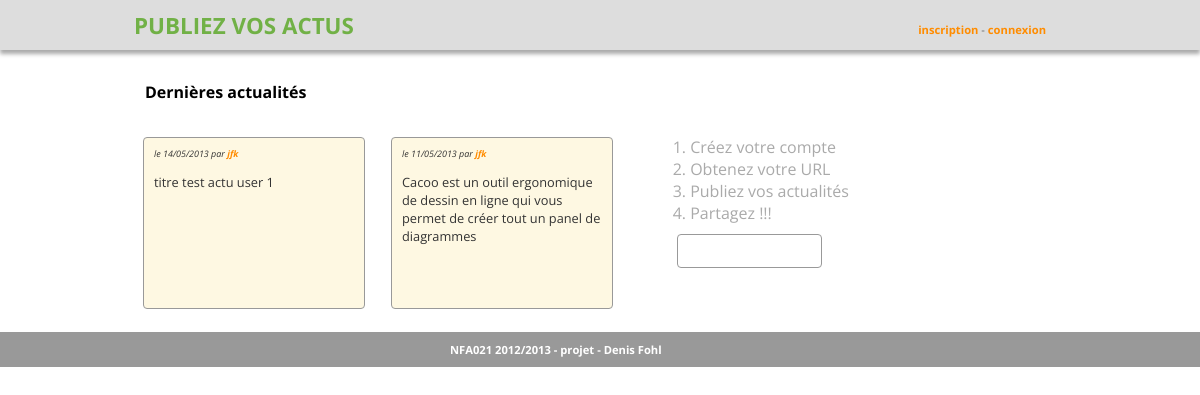
Before: / with the older database file.
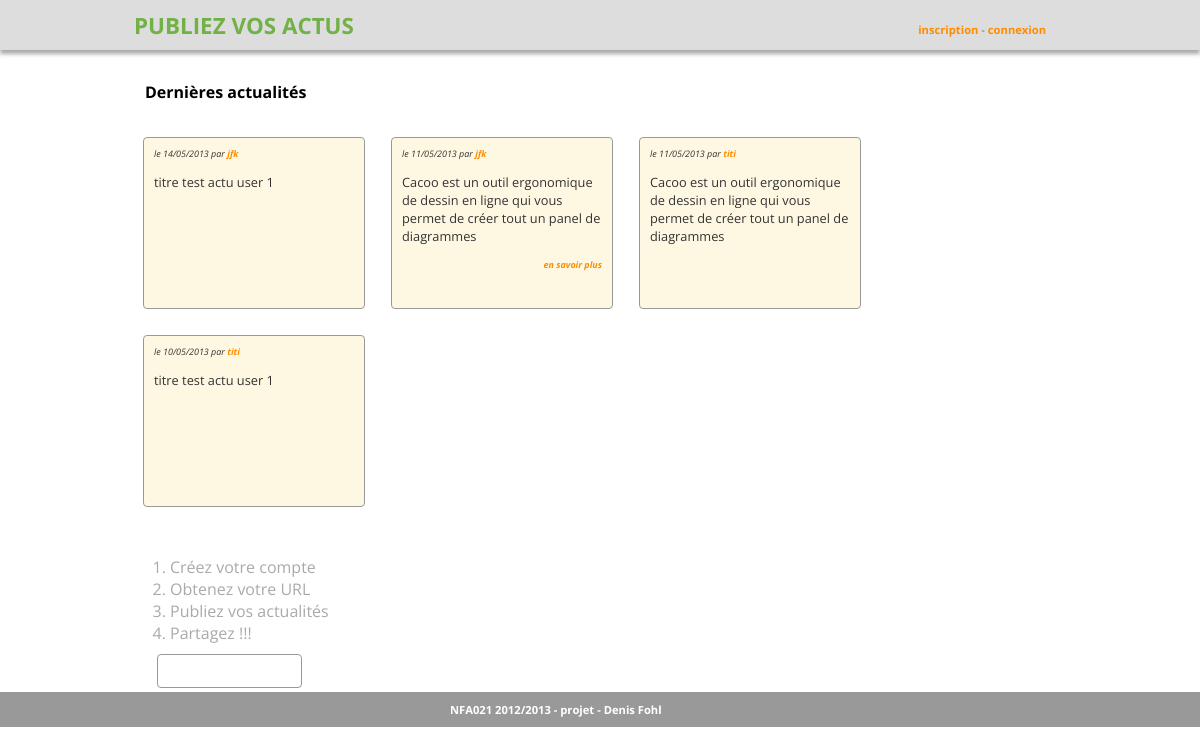
After: the same page with the newer database file.
### tables this page shows
CREATE TABLE IF NOT EXISTS `actu` (
  `idactu` int(10) unsigned NOT NULL AUTO_INCREMENT,
  `titre` varchar(255) NOT NULL,
  `contenu` text,
  `datePublicationDebut` date DEFAULT NULL,
  `datePublicationFin` date DEFAULT NULL,
  `dateCreation` datetime NOT NULL,
  `ordre` int(11) DEFAULT NULL,
  `etat` enum('brouillon','valid') DEFAULT NULL,
  `visibilite` enum('publique','privee') DEFAULT NULL,
  `idactuRubrique` int(10) unsigned NOT NULL,
  `iduser` int(10) unsigned NOT NULL,
  PRIMARY KEY (`idactu`),
  KEY `fk_actu_actuRubrique_idx` (`idactuRubrique`),
  KEY `fk_actu_user1_idx` (`iduser`)
);

CREATE TABLE IF NOT EXISTS `user` (
  `iduser` int(10) unsigned NOT NULL AUTO_INCREMENT,
  `nom` varchar(255) NOT NULL,
  `email` varchar(255) NOT NULL,
  `pwd` varchar(8) NOT NULL,
  `actif` enum('non','oui') NOT NULL,
  PRIMARY KEY (`iduser`)
);

### classes/Db.php (called while the page is built, shortened)
<?php
class Db
{
    private $host   = 'localhost';
    private $dbUser = 'nfa021';
    private $dbPwd  = 'nfa021';
    private $dbName = 'nfa021';
    private $link;
    public function __construct()
    {
        $this->link = mysqli_connect($this->host, $this->dbUser, $this->dbPwd, $this->dbName);
        mysqli_set_charset($this->link, "utf8");
    }
    public function getRow($sql)
    {
        $rs = mysqli_query($this->link, $sql);
        return mysqli_fetch_assoc($rs);
    }
    public function getRowset($sql)
    {
        $rs = mysqli_query($this->link, $sql);
        $result = array();
        while ($row = mysqli_fetch_assoc($rs)) {
            $result[] = $row;
        }
        return $result;
    }
}

### classes/ActuCollection.php (called while the page is built, shortened)
<?php
class ActuCollection
{
    public static function get(Db $db, array $params = null, array $order = null)
    {
        $result = array();
        $sql = 'SELECT a.* FROM actu as a, user as u';
        $where = array();
        $where[] = 'a.iduser = u.iduser AND u.actif = \'oui\'';
        $sql .= ' WHERE ' . implode(' AND ', $where);
        if (is_array($order)) {
            $sql .= ' ORDER BY ' . implode(', ', $order);
        } else {
            $sql .= ' ORDER BY a.dateCreation DESC';
        }
        $rs = $db->getRowset($sql);
        foreach ($rs as $row) {
            $result[] = new Actu($row);
        }
        return $result;
    }
}

### classes/Actu.php (called while the page is built, shortened)
<?php
class Actu
{
    protected $idactu;
    protected $titre;
    protected $contenu;
    protected $dateCreation;
    protected $iduser;
    protected $user = 'toLoad';
    public function getIdactu()
    {
        return $this->idactu;
    }
    public function setIdactu($idactu)
    {
        $this->idactu = $idactu;
    }
    public function getTitre()
    {
        return $this->titre;
    }
    public function setTitre($titre)
    {
        $this->titre = $titre;
    }
    public function getContenu()
    {
        return $this->contenu;
    }
    public function setContenu($contenu)
    {
        $this->contenu = $contenu;
    }
    public function setDatePublicationDebut($datePublicationDebut)
    {
        if (!$datePublicationDebut instanceof DateTime) {
            $datePublicationDebut = new DateTime($datePublicationDebut);
        }
    }
    public function setDatePublicationFin($datePublicationFin)
    {
        if (!$datePublicationFin instanceof DateTime) {
            $datePublicationFin = new DateTime($datePublicationFin);
        }
    }
    public function getDateCreation()
    {
        return $this->dateCreation;
    }
    public function setDateCreation($dateCreation)
    {
        if (!$dateCreation instanceof DateTime) {
            $dateCreation = new DateTime($dateCreation);
        }
        $this->dateCreation = $dateCreation;
    }
    public function getIduser()
    {
        return $this->iduser;
    }
    public function setIduser($iduser)
    {
        $this->iduser = $iduser;
    }
    public function getUser(Db $db)
    {
        if ($this->user == 'toLoad') {
            $sql = 'SELECT nom, email, actif FROM user WHERE iduser =' . $this->getIduser();
            $userRow = $db->getRow($sql);
            $this->user = new User($userRow);
        }
        return $this->user;
    }
}

### classes/User.php (called while the page is built, shortened)
<?php
class User
{
    protected $nom;
    public function getNom()
    {
        return $this->nom;
    }
    public function setNom($nom)
    {
        $this->nom = $nom;
    }
}

### classes/Util.php (called while the page is built)
<?php
class Util
{
    public static function crop($string, $longueur) {
        if (strlen($string) <= $longueur)
            return $string;
        return substr($string, 0, $longueur) . '...';
    }
}

### index.php (the view, shortened to what this page needs)
<?php
include_once('header.php');
echo '<div class="center">';
echo '<section>';
$params = null;
$actuCollection = ActuCollection::get($db, $params);
if(count($actuCollection) == 0) {
    echo 'Pas d\'actualités pour le moment.';
} else {
    echo '<p class="sectionTitre">Dernières actualités';
    echo '</p>';
    foreach ($actuCollection as $actu) {
        echo '<article class="actu">';
        echo '<p class="actuInfos">le ' . $actu->getDateCreation()->format('d/m/Y') . ' par <a href="' . $actu->getIduser() . '">' . $actu->getUser($db)->getNom() . '</a></p>';
        echo '<p class="actuTitre">' . Util::crop($actu->getTitre(), 120) . '</p>';
        if (!is_null($actu->getContenu())) {
            echo '<p class="actuLink"><a class="fancybox" href="/actuDetail.php?idactu=' . $actu->getIdactu() . '">en savoir plus</a>';
        }
        echo '</article>';
    }
}
echo '</section>';
echo <<<HTML
    <aside>
        <ol>
            <li>Créez votre compte</li>
            <li>Obtenez votre URL</li>
            <li>Publiez vos actualités</li>
            <li>Partagez !!!</li>
        </ol>
        <a class="bouton">Inscrivez-vous</a>
    </aside>
HTML;
echo '</div>';
include_once('footer.php');

### header.php (shortened to what this page needs)
<?php
include_once('classes/Util.php');
include_once('classes/Db.php');
include_once('classes/User.php');
include_once('classes/Actu.php');
include_once('classes/ActuCollection.php');
$db = new Db();
if (isset($_SESSION['user'])) {
    $user = $_SESSION['user'];
} else {
    $user = false;
}
?>
<!DOCTYPE html>
<html lang="fr">
<head>
  <link rel="stylesheet" media="all" href="css/styles.css" />
  <link rel="stylesheet" href="/fancybox/jquery.fancybox.css?v=2.1.4" type="text/css" media="screen" />
</head>
<body>
    <header>
        <div class="center">
        <?php
            if ($user instanceof User) {
                echo $user->getName() . ' - <a href="backoffice/back_actu_list.php">admin</a>';
            } else {
                echo '<div id="logo"><a href="/">PUBLIEZ VOS ACTUS</a></div>';
                echo '<div id="links"><a href="inscription.php">inscription</a> - <a href="backoffice/login.php">connexion</a></div>';
            }
        ?>
        </div>
    </header>

### footer.php
    <footer>
        <div id="footerTxt">
        NFA021 2012/2013 - projet - Denis Fohl
        </div>
    </footer>
</body>
</html>

### css/styles.css (style rules this page uses)
body { padding: 0; margin: 0; border: 0; font-family: "Open Sans", Verdana, sans-serif; font-size:1em; color: #666; }
header, footer, section, aside, nav { padding: 10px; }
a { color: darkorange; text-decoration: none; font-weight: bold; }
header { font-size: 0.7em; background-color: #ddd; box-shadow: 0 4px 4px #aaa; height:30px; padding: 10px 40px 10px 20px; }
#logo a { float:left; font-size: 2em; font-weight: bold; color:#71b146; }
#links { padding-top: 12px; float:right; }
section, aside { display: inline-block; vertical-align: middle; }
.center { width:80%; margin:auto; }
section { max-width: 760px; }
aside { text-align: center; color: #aaa; }
aside ol { text-align: left; }
footer { display:block; background-color: #999; height:100%; }
#footerTxt { font-size: 0.7em; color: #fff; font-weight: bold; width:300px; margin:auto; }
.actu { display: inline-block; vertical-align: top; width: 200px; height:170px; border: 1px solid #999999; border-radius: 4px 4px 4px 4px; color: #333; padding: 0 10px; margin: 13px; background-color: #fef8e2; font-size: 0.8em; }
.actuInfos, .actuLink { font-style: italic; font-size: 0.7em; }
.actuLink { text-align: right; }
.bouton { background-image: -moz-linear-gradient(center top , #8FC000, #6CA300 100%); background-size: 100% auto; border: 1px solid #999999; border-radius: 4px 4px 4px 4px; box-shadow: 0 1px 0 0 rgba(255, 255, 255, 0.3) inset; color: white; padding: 5px 15px; cursor: pointer; }
.sectionTitre { color: #000; padding: 5px 15px; font-weight: bold; }

Changed rows visible on the page:
added actu: dateCreation "11/05/2013", iduser.nom "titi", titre "Cacoo est un outil ergonomique de dessin en ligne qui vous permet de créer tout un panel de diagrammes"
added actu: dateCreation "10/05/2013", iduser.nom "titi", titre "titre test actu user 1"
